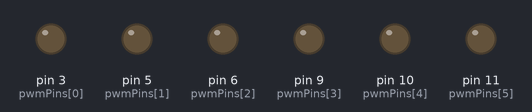
This sketch was run on a simulated Arduino Uno, built with avr-gcc and run on an emulated ATmega328P. On the bench: output pins drawn as LEDs (lit = HIGH).

Above: at 1.0 s.
Timing chart, 0 to 2.5 s (numbered marks = the images above):
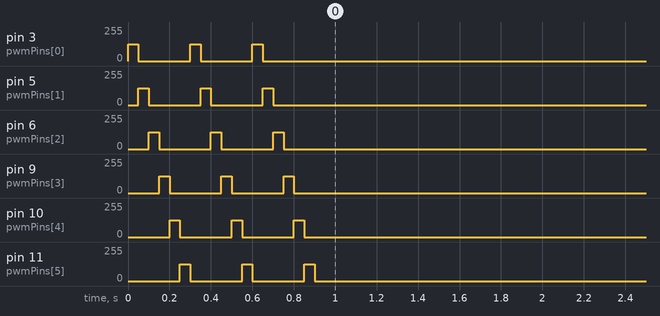

The sketch:

six_pwm.ino
```cpp
//--incoming serial format:
// pwm: 10 nn nn nn nn nn nn 11 (byte 1-6= pwm channels 0-5)

byte pwmPins[] = {3, 5, 6, 9, 10, 11};  //pins marked with ~
byte val, index;
byte input[] = {0, 0, 0, 0, 0, 0};      //for pwm serial data

void setup() {
  Serial.begin(38400);
  index = 0;

  //--setup pwm
  for (byte i = 0; i < 6; i++) {
    pinMode(pwmPins[i], OUTPUT);
  }

  //--startup blink
  for (byte j = 0; j < 3; j++) {
    for (byte i = 0; i < 6; i++) {
      analogWrite(pwmPins[i], 127);
      delay(50);
      analogWrite(pwmPins[i], 0);
    }
  }
}

void loop() {
  while (Serial.available()) {
    val = Serial.read();
    if (index == 0) {
      if (val == 10) {
        index = 1;
      }
    } else if (index < 7) {
      input[index - 1] = val;
      index++;
    } else {
      if (val == 11) {
        for (byte i = 0; i < 6; i++) {
          analogWrite(pwmPins[i], input[i]);
        }
      } else {
        //read error
      }
      index = 0;
    }
  }
}
```
